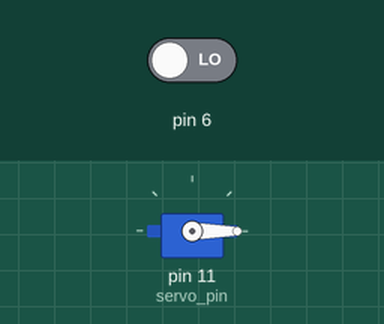
The sketch below on a simulated Arduino Uno, built with avr-gcc and run on an emulated ATmega328P. Parts: servo. Inputs (shaded band) come from the test bench; at power-on: pin 6 LOW. What the sketch prints to the serial monitor is not drawn.

Above: at 0.05 s.
At 4.0 s:
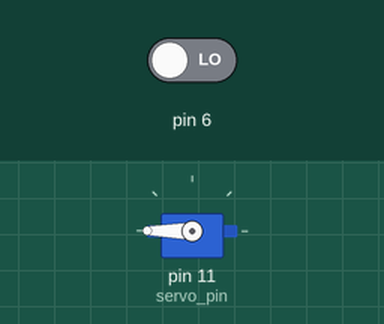
Timing chart, 0 to 5.2 s (numbered marks = the images above):
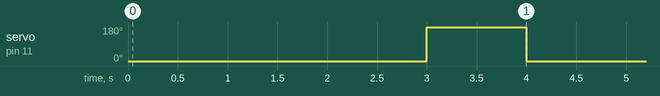

Measured:
- by itself, servo on pin 11 (servo_pin): alternates 180° for 1.0 s and 0° for 3.0 s

The sketch:

finalservo.ino
```cpp
#include<Servo.h>

Servo sg90;
int servo_pin = 11;
int angle=0;
void setup()
{
  // put your setup code here, to run once
  sg90.attach ( servo_pin );
  pinMode(6,INPUT);
sg90.write(180);
Serial.begin(9600);
}
void loop()
{
  // put your main code here, to run repeatedly:

  for(digitalRead(6)==HIGH; ; )
  {
    Serial.print("1\n");
    sg90.write(0);
    delay(3000);
    sg90.write(180);
    delay(1000);
    break;
     }
  }
```
